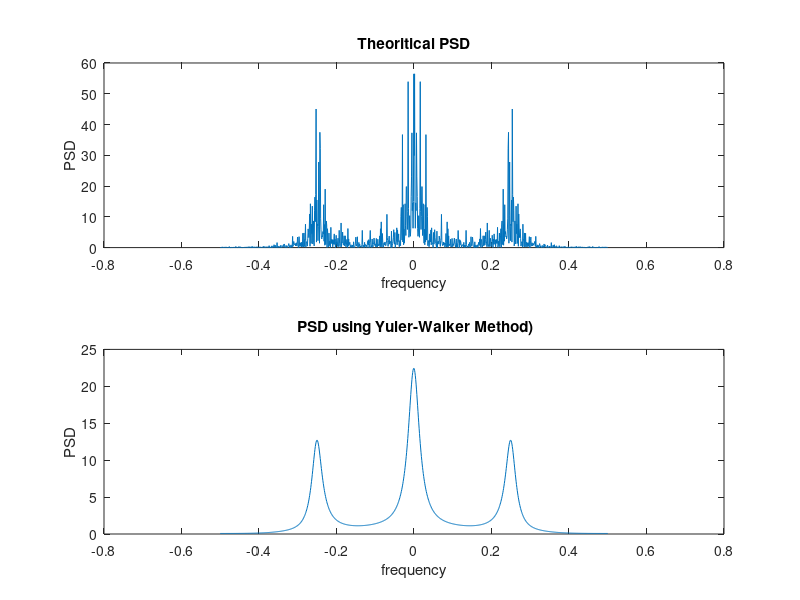

MATLAB code for this plot:
%%%%%%%%%Exp05b%%%%%%%%%%%%%

close all;
clc;
clear all;

N=1000;
p=10;

sigma = 1;
noise = sigma.*normrnd(0,1,1,N);
x = filter(1, [1, -0.9, 0.81, -0.729], noise).';
f = fftshift(fft(x, 1024));
f_hat=linspace(-1,1,1024)*1/2;

%%%%%%%%%%%%%%%%%PLOTTING THEORITICAL PSD%%%%%%%%%%%%%%%%%%%%%%%%
subplot(2,1,1);
plot(f_hat,abs(f).^2/N);
xlabel( "frequency");
ylabel("PSD");
title(" Theoritical PSD ")
rxx = zeros(p+1,1);

for m = 1:(p+1)
    for n = 1: N-m
        rxx(m,1)=rxx(m,1)+x(n)*x(n+m-1);
    end
    rxx(m,1)= (rxx(m,1)./N);
end

R = zeros(p+1,p+1);

for i=1:p+1
    for j=1:p+1
        R(i,j)= (rxx(abs(i-j)+1,1));
    end
end

AR = R(1:p,1:p);                   
C=R(2:p+1,1);

A=-inv(AR)*C;

var=AR(1,1)+ sum(A(:,1).*C(:,1));       %%%%%%%%extimated var


Y = zeros(1024,1);

for f = 1:1024
    for k = 1:p
        e = exp(-1j*2*pi*f/1024*k);
        Y(f,1) = Y(f,1) + A(k,1)*e;
    end
    Y(f,1) = Y(f,1) +1;
end

P = var./(Y.*conj(Y));

subplot(2,1,2);
plot(f_hat, fftshift(P));
xlabel( "frequency");
ylabel("PSD");
title(" PSD using Yuler-Walker Method)");

print(gcf,'06b_1.png','-dpng','-r300');








